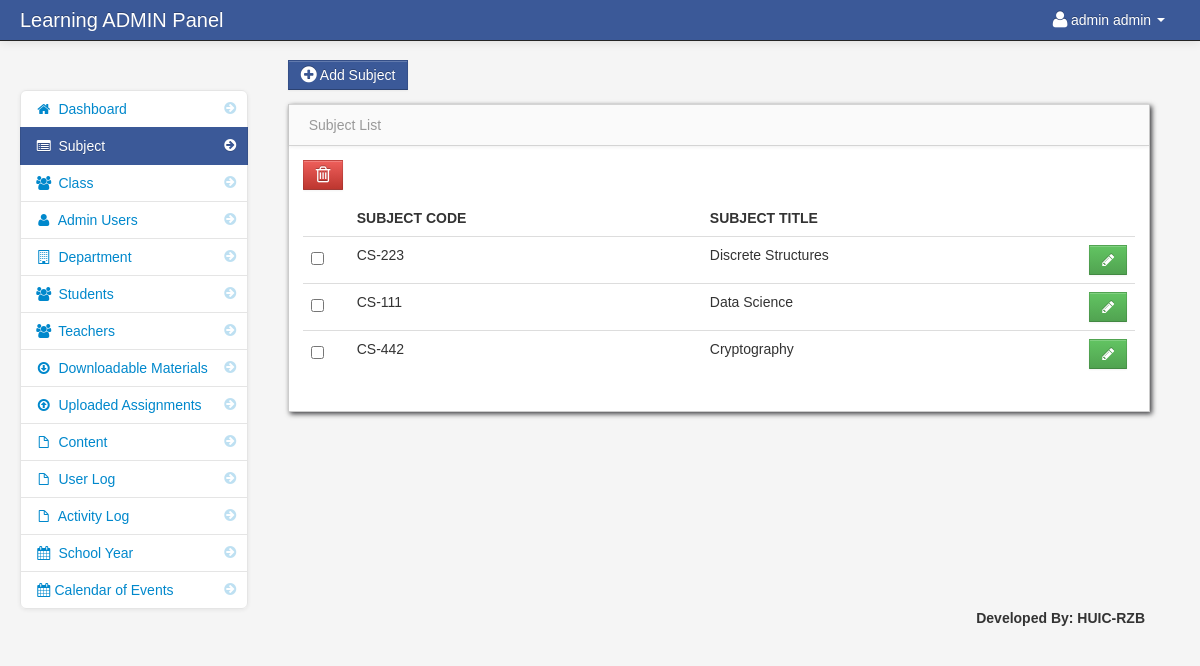
Page /admin/subjects.php (signed in) on the committed database.
### tables this page shows
CREATE TABLE `users` (
  `user_id` int(11) NOT NULL,
  `username` varchar(100) NOT NULL,
  `password` varchar(100) NOT NULL,
  `firstname` varchar(100) NOT NULL,
  `lastname` varchar(100) NOT NULL
);

CREATE TABLE `subject` (
  `subject_id` int(11) NOT NULL,
  `subject_code` varchar(100) NOT NULL,
  `subject_title` varchar(100) NOT NULL,
  `category` varchar(100) NOT NULL,
  `description` longtext NOT NULL,
  `Credit_hour` int(11) NOT NULL,
  `Pre_req` varchar(100) NOT NULL,
  `semester` varchar(100) NOT NULL
);

### admin/session.php (called while the page is built, shortened)
<?php
$session_id=$_SESSION['id'];
?>

### admin/subjects.php (the view, shortened to what this page needs)
<?php include('header.php'); ?>
<?php include('session.php'); ?>
    <body>
		<?php include('navbar.php'); ?>
        <div class="container-fluid">
            <div class="row-fluid">
				<?php include('subject_sidebar.php'); ?>
                <div class="span9" id="content">
                     <div class="row-fluid">
					 <a href="add_subject.php" class="btn btn-info"><i class="icon-plus-sign icon-large"></i> Add Subject</a>
                        <div id="block_bg" class="block">
                            <div class="navbar navbar-inner block-header">
                                <div class="muted pull-left">Subject List</div>
                            </div>
                            <div class="block-content collapse in">
                                <div class="span12">
									<form action="delete_subject.php" method="post">
  									<table cellpadding="0" cellspacing="0" border="0" class="table" id="example">
									<a data-toggle="modal" href="#subject_delete" id="delete"  class="btn btn-danger" name=""><i class="icon-trash icon-large"></i></a>
										<thead>
										  <tr>
											    <th></th>
												<th>Subject Code</th>
												<th>Subject Title</th>
												<th></th>
										   </tr>
										</thead>
										<tbody>
												<?php
											$subject_query = mysql_query("select * from subject")or die(mysql_error());
											while($row = mysql_fetch_array($subject_query)){
											$id = $row['subject_id'];
											?>
											<tr>
													<td width="30">
													<input id="optionsCheckbox" class="uniform_on" name="selector[]" type="checkbox" value="<?php echo $id; ?>">
													</td>
													<td><?php echo $row['subject_code']; ?></td>
													<td><?php echo $row['subject_title']; ?></td>
													<td width="30"><a href="edit_subject.php<?php echo '?id='.$id; ?>" class="btn btn-success"><i class="icon-pencil"></i> </a></td>
										</tr>
											<?php } ?>
										</tbody>
									</table>
									</form>
                                </div>
                            </div>
                        </div>
                    </div>
                </div>
            </div>
		<?php include('footer.php'); ?>
        </div>
		<?php include('script.php'); ?>
    </body>
</html>

### admin/navbar.php (shortened to what this page needs)
<div class="navbar navbar-fixed-top navbar-inverse">
          <div class="navbar-inner">
              <div class="container-fluid">
                  <span class="brand" href="#">Learning ADMIN Panel</span>
                  <div class="nav-collapse collapse">
                      <ul class="nav pull-right">
				<?php $query= mysql_query("select * from users where user_id = '$session_id'")or die(mysql_error());
						$row = mysql_fetch_array($query);
				?>
                          <li class="dropdown">
                              <a href="#" role="button" class="dropdown-toggle" data-toggle="dropdown"> <i class="icon-user icon-large"></i><?php echo $row['firstname']." ".$row['lastname'];  ?> <i class="caret"></i>
                              </a>
                          </li>
                      </ul>
                  </div>
              </div>
          </div>
      </div>

### admin/assets/styles.css (style rules this page uses)
body { padding-top: 60px; padding-bottom: 40px; background-color: #f5f5f5; }
#content { margin-left:0px; }
.block { background: url("../images/pixel-60fff.png") repeat scroll 0 0 rgba(0, 0, 0, 0) !important; border: 1px solid #ccc; background: white; margin: 1em 0em; border-top: none; -webkit-box-shadow: 2px 2px 5px rgba(0, 0, 6, 0.75); -moz-box-shadow: 2px 2px 5px rgba(0, 0, 6, 0.75); box-shadow: 2px 2px 5px rgba(0, 0, 6, 0.75); }
.block-content { margin: 1em; min-height: .25em; }
.block-header { margin-bottom: 0px; border-right: none; border-left: none; -webkit-border-radius: 0px; -moz-border-radius: 0px; border-radius: 0px; }
.block-header div { padding-top: 10px; }

### rows in the picture
users: firstname "admin", lastname "admin"
subject: subject_code "CS-223", subject_title "Discrete Structures"
subject: subject_code "CS-111", subject_title "Data Science"
subject: subject_code "CS-442", subject_title "Cryptography"
